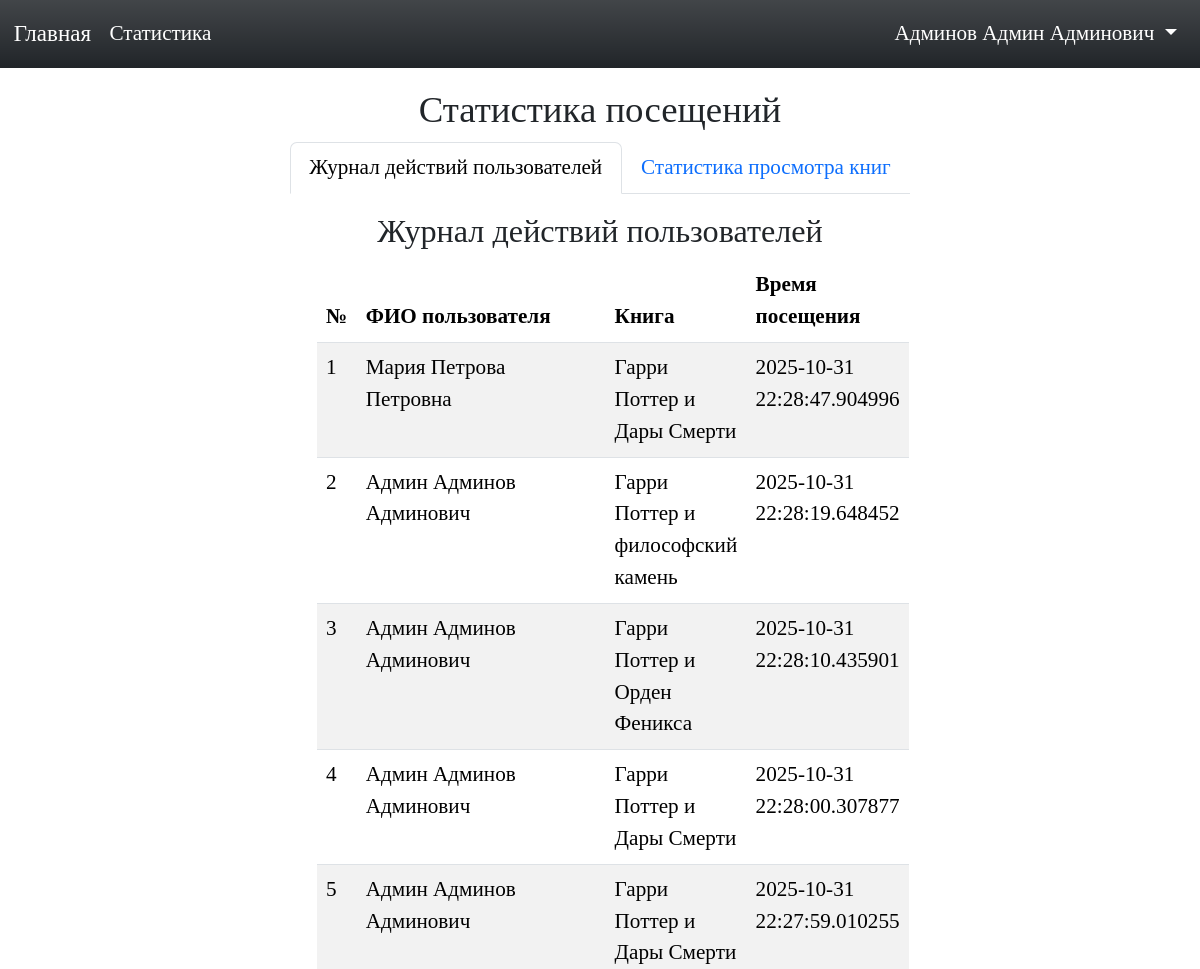
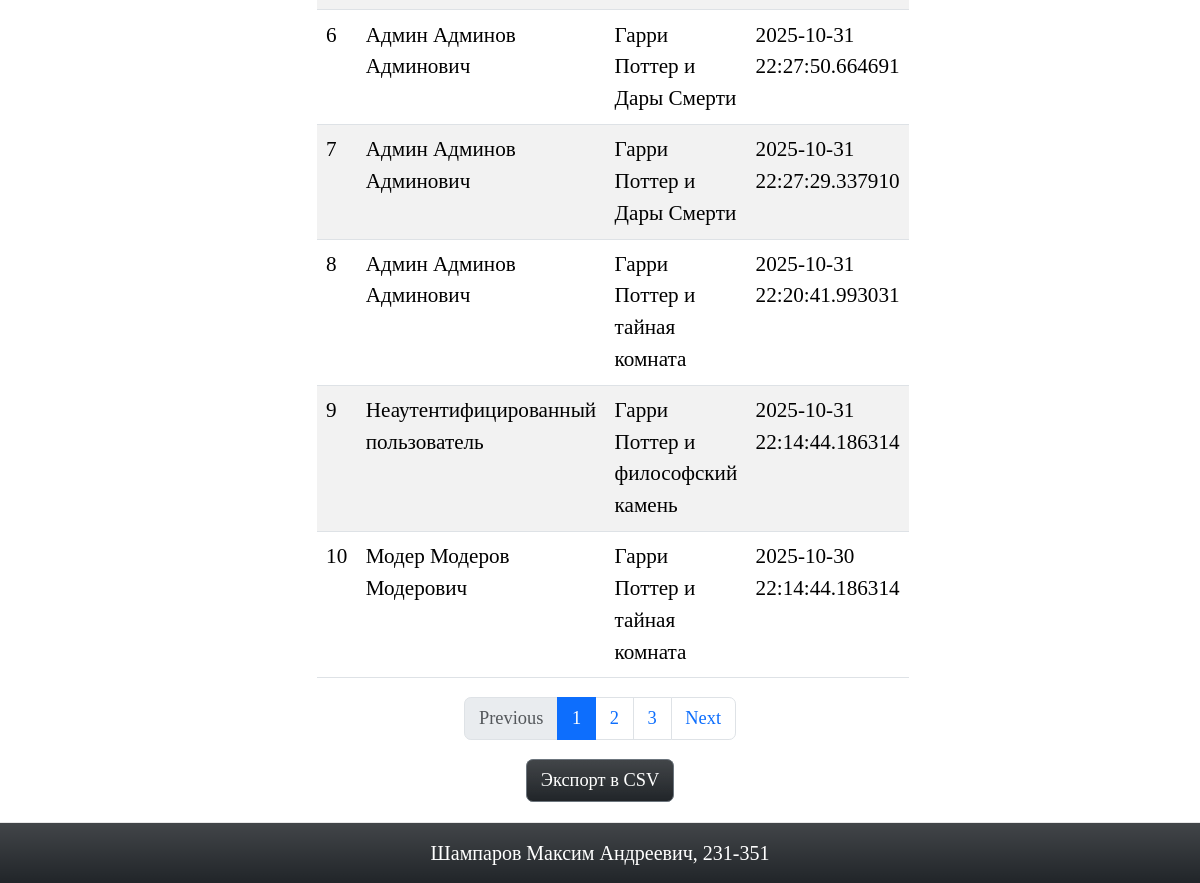
Page /book/admin/user_actions (signed in) on the committed database (2 pictures, top to bottom).
### models.py (models this page shows, shortened)
class User(db.Model, UserMixin):
    __tablename__ = 'users'
    id = db.Column(db.Integer, primary_key=True)
    login = db.Column(db.String(50), unique=True, nullable=False)
    password_hash = db.Column(db.String(128), nullable=False)
    last_name = db.Column(db.String(50))
    first_name = db.Column(db.String(50))
    middle_name = db.Column(db.String(50))
    role_id = db.Column(db.Integer, db.ForeignKey('roles.id', ondelete='CASCADE'), nullable=False)
    def is_admin(self):
        return self.role_id == 1
    def can(self, action, record=None):
        check_user = CheckRights()
        method = getattr(check_user, action, None)
        if method:
            return method()
        return False

class Book(db.Model):
    __tablename__ = 'books'
    id = db.Column(db.Integer, primary_key=True)
    title = db.Column(db.String(255), nullable=False)
    description = db.Column(db.Text, nullable=False)
    year = db.Column(db.Integer, nullable=False)
    publisher = db.Column(db.String(255), nullable=False)
    author = db.Column(db.String(255), nullable=False)
    pages = db.Column(db.Integer, nullable=False)
    cover_id = db.Column(db.Integer, db.ForeignKey('covers.id', ondelete='CASCADE'), nullable=True)

### book.py (the view)
@bp_book.route('/admin/user_actions')
@login_required
@check_rights('visit')
def user_actions():
    PER_PAGE = 10
    page = request.args.get('page', 1, type=int)
    user_actions_query = db.session.query(
        Visit.id,
        Visit.visit_time,
        db.case(
            (User.id.is_(None), 'Неаутентифицированный пользователь'),
            else_=db.func.concat(User.first_name, ' ', User.last_name, ' ', User.middle_name)
        ).label('full_name'),
        Book.title
    ).join(Book, Visit.book_id == Book.id)\
    .outerjoin(User, Visit.user_id == User.id)\
    .order_by(Visit.visit_time.desc())
    user_actions = user_actions_query.paginate(page=page, per_page=PER_PAGE, error_out=False)
    start = (page - 1) * PER_PAGE
    return render_template('admin/user_actions.html',
                           user_actions=user_actions.items,
                           pages=user_actions.pages,
                           current_page=page,
                           start=start,
                           enumerate=enumerate)

### auth.py (called while the page is built)
def check_rights(action):
    def decorator(func):
        @functools.wraps(func)
        def wrapper(*args, **kwargs):
            user = load_user(kwargs.get('user_id'))
            if current_user.is_anonymous:
                flash('Для выполнения данного действия необходимо пройти процедуру аутентификации!', 'danger')
                return redirect(url_for('auth.login'))
            if not current_user.can(action):
                flash('У вас недостаточно прав для выполнения данного действия!', 'danger')
                return redirect(url_for('index'))
            return func(*args, **kwargs)
        return wrapper
    return decorator

def load_user(user_id):
    return User.query.get(user_id)

### check_rights.py (called while the page is built)
    def visit(self):
        return current_user.is_admin()

### templates/admin/user_actions.html
{% extends "admin/stats_base.html" %}
{% from '/pagination.html' import pagination %}
{% block stats_content %}
<div class="row d-flex justify-content-center">
    <div class="col-md-6">
        <h3 class="text-center my-2">Журнал действий пользователей</h3>
        <table class="table table-striped">
            <thead>
                <tr>
                    <th>№</th>
                    <th>ФИО пользователя</th>
                    <th>Книга</th>
                    <th>Время посещения</th>
                </tr>
            </thead>
            <tbody>
                {% for index, action in enumerate(user_actions, start=start) %}
                <tr>
                    <td>{{ index + 1 }}</td>
                    <td>{{ action.full_name }}</td>
                    <td>{{ action.title }}</td>
                    <td>{{ action.visit_time }}</td>
                </tr>
                {% endfor %}
            </tbody>
        </table>
        {{ pagination(pages, current_page) }}
    </div>
</div>
<div class="d-flex justify-content-center">
    <a href="{{ url_for('book.export_user_action_csv') }}" class="btn btn-secondary bg-dark bg-gradient">Экспорт в
        CSV</a>
</div>
{% endblock %}

### templates/base.html (shortened to what this page needs)
<!DOCTYPE html>
<html lang="en">
<head>
    <link href="https://cdn.jsdelivr.net/npm/bootstrap@5.3.3/dist/css/bootstrap.min.css" rel="stylesheet"
 />
    <link href="{{url_for('static', filename='css/style.css')}}" rel="stylesheet">
</head>
<body>
    <header>
        <nav class="navbar navbar-expand-lg bg-dark bg-gradient">
            <div class="container-fluid">
                <a class="navbar-brand text-white" href="{{url_for('index')}}">Главная</a>
                {% if current_user.is_authenticated and current_user.can('visit') %}
                <a class="nav-link text-white" href="{{ url_for('book.admin_stats') }}">Статистика</a>
                {% endif %}
                <div class="collapse navbar-collapse" id="navbarSupportedContent">
                    <ul class="navbar-nav ms-auto">
                        {% if current_user.is_authenticated %}
                        <li class="nav-item dropdown">
                            <a class="nav-link dropdown-toggle text-white" href="#" id="navbarDropdown" role="button"
                                data-bs-toggle="dropdown" aria-expanded="false">
                                {{ current_user.last_name }} {{ current_user.first_name }} {{ current_user.middle_name
                                }}
                            </a>
                        </li>
                        {% else %}
                        <a class="nav-link text-white" href="{{url_for('auth.login')}}">Вход</a>
                        {% endif %}
                    </ul>
                </div>
            </div>
        </nav>
    </header>
    <main>
        {% block content%}
        {% endblock %}
    </main>
    <footer class="footer bg-dark bg-gradient text-white">
        <span>Шампаров Максим Андреевич, 231-351</span>
    </footer>
</body>
</html>

### static/css/style.css (style rules this page uses)
html, body { height: 100%; margin: 0; font-family: 'Times New Roman', Times, serif; font-size: 1.15rem; }
body { display: flex; flex-direction: column; }
main { flex: 1; padding: 20px; position: relative; }
.footer { padding: 15px; font-size: 20px; width: 100%; height: 80px; display: flex; align-items: center; justify-content: center; text-align: center; border-top: 1px solid #e7e7e7; }

### rows in the picture
User: last_name "Админов", first_name "Админ", middle_name "Админович"
Book: title "Гарри Поттер и Дары Смерти" "Гарри Поттер и Дары Смерти" "Гарри Поттер и Дары Смерти" "Гарри Поттер и Дары Смерти" "Гарри Поттер и Дары Смерти"
Book: title "Гарри Поттер и философский камень" "Гарри Поттер и философский камень"
Book: title "Гарри Поттер и Орден Феникса"
Book: title "Гарри Поттер и тайная комната" "Гарри Поттер и тайная комната"

### other values in the picture
{{ index + 1 }} "1" "2" "3" "4" "5" "6" "7" "8" "9" "10"
{{ action.full_name }} "Мария Петрова Петровна" "Админ Админов Админович" "Админ Админов Админович" "Админ Админов Админович" "Админ Админов Админович" "Админ Админов Админович" "Админ Админов Админович" "Админ Админов Админович" "Неаутентифицированный пользователь" "Модер Модеров Модерович"
{{ action.visit_time }} "2025-10-31 22:28:47.904996" "2025-10-31 22:28:19.648452" "2025-10-31 22:28:10.435901" "2025-10-31 22:28:00.307877" "2025-10-31 22:27:59.010255" "2025-10-31 22:27:50.664691" "2025-10-31 22:27:29.337910" "2025-10-31 22:20:41.993031" "2025-10-31 22:14:44.186314" "2025-10-30 22:14:44.186314"
{{ p }} "1" "2" "3"
